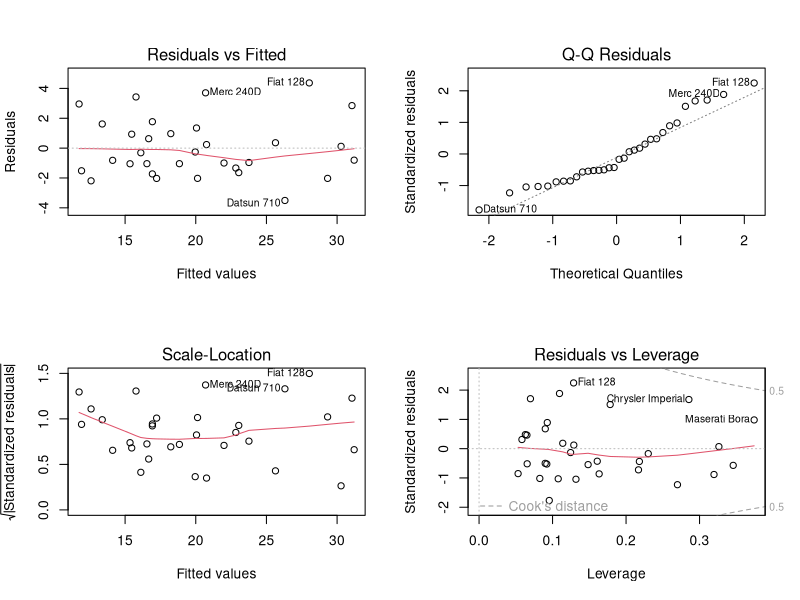

Here is the R script that generated this plot:
## ---- chunk 1
knitr::opts_chunk$set(echo = TRUE)
## ---- chunk 2
dim(mtcars)
## ---- chunk 3
table(mtcars$am)
## ---- chunk 4
aggregate(data = mtcars, mpg ~ am, mean)
## ---- chunk 5
cor(mtcars)[1,]
## ---- chunk 6
coefficients(lm(formula = mpg ~ am + wt + qsec, data = mtcars))
## ---- chunk 7
mpg_lm_final <- lm(formula = mpg ~ am + wt + qsec + am*wt, data = mtcars)
coefficients(mpg_lm_final)
## ---- chunk 8
confint(mpg_lm_final)
## ---- chunk 9
library(car)
vif(mpg_lm_final)
## ---- chunk 10
mpg_lm_base <- lm(data = mtcars,
                  mpg ~ am)
mpg_lm_full <- lm(data = mtcars,
                  mpg ~ .)
mpg_lm_step <- step(mpg_lm_base, scope=list(lower=mpg_lm_base, upper=mpg_lm_full), direction="both")
## ---- chunk 11
mpg_lm_step
## ---- chunk 12
summary(mpg_lm_final)
## ---- chunk 13
par(mfrow = c(2,2), oma = c(0, 0, 0, 0))
plot(mpg_lm_final)
